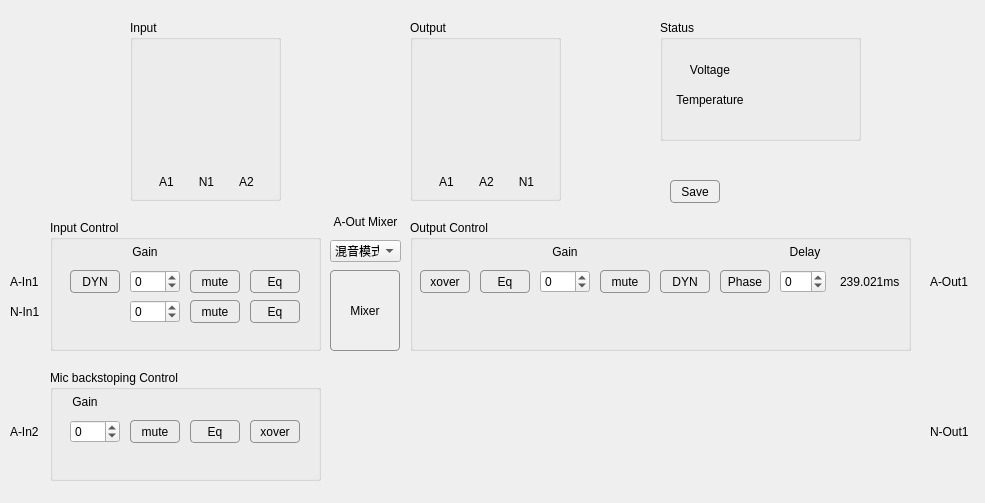
<?xml version="1.0" encoding="UTF-8"?>
<ui version="4.0">
 <class>DevSetting_RT1052_Poe_60W_2_4_Ceiadap</class>
 <widget class="QWidget" name="DevSetting_RT1052_Poe_60W_2_4_Ceiadap">
  <property name="windowModality">
   <enum>Qt::ApplicationModal</enum>
  </property>
  <property name="geometry">
   <rect>
    <x>0</x>
    <y>0</y>
    <width>985</width>
    <height>503</height>
   </rect>
  </property>
  <property name="windowTitle">
   <string>AMP Settings</string>
  </property>
  <property name="styleSheet">
   <string notr="true">QPushButton {
     border: 1px solid #8f8f91;
     border-radius: 4px;
     background-color: qlineargradient(x1: 0, y1: 0, x2: 0, y2: 1,
                                       stop: 0 #f6f7fa, stop: 1 #dadbde);
 }

 QPushButton:pressed {
     background-color: qlineargradient(x1: 0, y1: 0, x2: 0, y2: 1,
                                       stop: 0 #dadbde, stop: 1 #f6f7fa);
 }
QPushButton:checked{
	background-color: rgb(0, 178, 0);
}</string>
  </property>
  <widget class="QComboBox" name="com_mixerMode">
   <property name="geometry">
    <rect>
     <x>330</x>
     <y>240</y>
     <width>71</width>
     <height>22</height>
    </rect>
   </property>
   <item>
    <property name="text">
     <string>混音模式</string>
    </property>
   </item>
   <item>
    <property name="text">
     <string>优先级模式</string>
    </property>
   </item>
  </widget>
  <widget class="QLabel" name="label_11">
   <property name="geometry">
    <rect>
     <x>930</x>
     <y>270</y>
     <width>50</width>
     <height>23</height>
    </rect>
   </property>
   <property name="text">
    <string>A-Out1</string>
   </property>
  </widget>
  <widget class="QLabel" name="label_5">
   <property name="geometry">
    <rect>
     <x>10</x>
     <y>300</y>
     <width>50</width>
     <height>23</height>
    </rect>
   </property>
   <property name="text">
    <string>N-In1</string>
   </property>
  </widget>
  <widget class="QLabel" name="label_14">
   <property name="geometry">
    <rect>
     <x>930</x>
     <y>420</y>
     <width>50</width>
     <height>23</height>
    </rect>
   </property>
   <property name="text">
    <string>N-Out1</string>
   </property>
  </widget>
  <widget class="QGroupBox" name="groupBox_2">
   <property name="geometry">
    <rect>
     <x>410</x>
     <y>220</y>
     <width>501</width>
     <height>131</height>
    </rect>
   </property>
   <property name="title">
    <string>Output Control</string>
   </property>
   <widget class="QLabel" name="label_20">
    <property name="geometry">
     <rect>
      <x>370</x>
      <y>20</y>
      <width>50</width>
      <height>23</height>
     </rect>
    </property>
    <property name="text">
     <string>Delay</string>
    </property>
    <property name="alignment">
     <set>Qt::AlignCenter</set>
    </property>
   </widget>
   <widget class="QSpinBox" name="AIn1_Delay">
    <property name="geometry">
     <rect>
      <x>370</x>
      <y>50</y>
      <width>46</width>
      <height>23</height>
     </rect>
    </property>
    <property name="minimum">
     <number>-60</number>
    </property>
    <property name="maximum">
     <number>12</number>
    </property>
   </widget>
   <widget class="QPushButton" name="AIn1_Phase">
    <property name="geometry">
     <rect>
      <x>310</x>
      <y>50</y>
      <width>50</width>
      <height>23</height>
     </rect>
    </property>
    <property name="focusPolicy">
     <enum>Qt::NoFocus</enum>
    </property>
    <property name="text">
     <string>Phase</string>
    </property>
    <property name="checkable">
     <bool>true</bool>
    </property>
   </widget>
   <widget class="QPushButton" name="AIn1_xover">
    <property name="geometry">
     <rect>
      <x>10</x>
      <y>50</y>
      <width>50</width>
      <height>23</height>
     </rect>
    </property>
    <property name="focusPolicy">
     <enum>Qt::NoFocus</enum>
    </property>
    <property name="text">
     <string>xover</string>
    </property>
   </widget>
   <widget class="QSpinBox" name="AIn1_Gain">
    <property name="geometry">
     <rect>
      <x>130</x>
      <y>50</y>
      <width>50</width>
      <height>23</height>
     </rect>
    </property>
    <property name="minimum">
     <number>-60</number>
    </property>
    <property name="maximum">
     <number>12</number>
    </property>
   </widget>
   <widget class="QPushButton" name="AIn1_Eq">
    <property name="geometry">
     <rect>
      <x>70</x>
      <y>50</y>
      <width>50</width>
      <height>23</height>
     </rect>
    </property>
    <property name="focusPolicy">
     <enum>Qt::NoFocus</enum>
    </property>
    <property name="text">
     <string>Eq</string>
    </property>
   </widget>
   <widget class="QLabel" name="label_16">
    <property name="geometry">
     <rect>
      <x>130</x>
      <y>20</y>
      <width>50</width>
      <height>23</height>
     </rect>
    </property>
    <property name="text">
     <string>Gain</string>
    </property>
    <property name="alignment">
     <set>Qt::AlignCenter</set>
    </property>
   </widget>
   <widget class="QPushButton" name="AIn1_Dyn">
    <property name="geometry">
     <rect>
      <x>250</x>
      <y>50</y>
      <width>50</width>
      <height>23</height>
     </rect>
    </property>
    <property name="focusPolicy">
     <enum>Qt::NoFocus</enum>
    </property>
    <property name="text">
     <string>DYN</string>
    </property>
   </widget>
   <widget class="QPushButton" name="AIn1_Mute">
    <property name="geometry">
     <rect>
      <x>190</x>
      <y>50</y>
      <width>50</width>
      <height>23</height>
     </rect>
    </property>
    <property name="focusPolicy">
     <enum>Qt::NoFocus</enum>
    </property>
    <property name="text">
     <string>mute</string>
    </property>
    <property name="checkable">
     <bool>true</bool>
    </property>
   </widget>
   <widget class="QLabel" name="label_delay_1">
    <property name="geometry">
     <rect>
      <x>430</x>
      <y>50</y>
      <width>61</width>
      <height>23</height>
     </rect>
    </property>
    <property name="text">
     <string>239.021ms</string>
    </property>
   </widget>
  </widget>
  <widget class="QGroupBox" name="groupBox_5">
   <property name="geometry">
    <rect>
     <x>410</x>
     <y>20</y>
     <width>151</width>
     <height>181</height>
    </rect>
   </property>
   <property name="title">
    <string>Output</string>
   </property>
   <widget class="QLabel" name="label_18">
    <property name="geometry">
     <rect>
      <x>60</x>
      <y>150</y>
      <width>33</width>
      <height>23</height>
     </rect>
    </property>
    <property name="lineWidth">
     <number>1</number>
    </property>
    <property name="text">
     <string>A2</string>
    </property>
    <property name="alignment">
     <set>Qt::AlignCenter</set>
    </property>
   </widget>
   <widget class="QLabel" name="label_21">
    <property name="geometry">
     <rect>
      <x>20</x>
      <y>150</y>
      <width>33</width>
      <height>23</height>
     </rect>
    </property>
    <property name="lineWidth">
     <number>1</number>
    </property>
    <property name="text">
     <string>A1</string>
    </property>
    <property name="alignment">
     <set>Qt::AlignCenter</set>
    </property>
   </widget>
   <widget class="VolumeWidget" name="Meter_AL" native="true">
    <property name="geometry">
     <rect>
      <x>20</x>
      <y>20</y>
      <width>33</width>
      <height>121</height>
     </rect>
    </property>
    <property name="MaxValue" stdset="0">
     <number>0</number>
    </property>
    <property name="MinValue" stdset="0">
     <number>-70</number>
    </property>
    <property name="SingleTrack" stdset="0">
     <bool>true</bool>
    </property>
    <property name="ScaleLabel" stdset="0">
     <bool>true</bool>
    </property>
   </widget>
   <widget class="VolumeWidget" name="Meter_AR" native="true">
    <property name="geometry">
     <rect>
      <x>60</x>
      <y>20</y>
      <width>33</width>
      <height>121</height>
     </rect>
    </property>
    <property name="MaxValue" stdset="0">
     <number>0</number>
    </property>
    <property name="MinValue" stdset="0">
     <number>-70</number>
    </property>
    <property name="SingleTrack" stdset="0">
     <bool>true</bool>
    </property>
    <property name="ScaleLabel" stdset="0">
     <bool>true</bool>
    </property>
   </widget>
   <widget class="QLabel" name="label_19">
    <property name="geometry">
     <rect>
      <x>100</x>
      <y>150</y>
      <width>33</width>
      <height>23</height>
     </rect>
    </property>
    <property name="lineWidth">
     <number>1</number>
    </property>
    <property name="text">
     <string>N1</string>
    </property>
    <property name="alignment">
     <set>Qt::AlignCenter</set>
    </property>
   </widget>
   <widget class="VolumeWidget" name="Meter_N_Out" native="true">
    <property name="geometry">
     <rect>
      <x>100</x>
      <y>20</y>
      <width>33</width>
      <height>121</height>
     </rect>
    </property>
    <property name="MaxValue" stdset="0">
     <number>0</number>
    </property>
    <property name="MinValue" stdset="0">
     <number>-70</number>
    </property>
    <property name="SingleTrack" stdset="0">
     <bool>true</bool>
    </property>
    <property name="ScaleLabel" stdset="0">
     <bool>true</bool>
    </property>
   </widget>
  </widget>
  <widget class="QLabel" name="label">
   <property name="geometry">
    <rect>
     <x>10</x>
     <y>270</y>
     <width>50</width>
     <height>23</height>
    </rect>
   </property>
   <property name="text">
    <string>A-In1</string>
   </property>
  </widget>
  <widget class="QGroupBox" name="groupBox_4">
   <property name="geometry">
    <rect>
     <x>130</x>
     <y>20</y>
     <width>151</width>
     <height>181</height>
    </rect>
   </property>
   <property name="title">
    <string>Input</string>
   </property>
   <widget class="QLabel" name="label_12">
    <property name="geometry">
     <rect>
      <x>100</x>
      <y>150</y>
      <width>33</width>
      <height>23</height>
     </rect>
    </property>
    <property name="lineWidth">
     <number>1</number>
    </property>
    <property name="text">
     <string>A2</string>
    </property>
    <property name="alignment">
     <set>Qt::AlignCenter</set>
    </property>
   </widget>
   <widget class="VolumeWidget" name="Meter_A_1" native="true">
    <property name="geometry">
     <rect>
      <x>20</x>
      <y>20</y>
      <width>33</width>
      <height>121</height>
     </rect>
    </property>
    <property name="MaxValue" stdset="0">
     <number>0</number>
    </property>
    <property name="MinValue" stdset="0">
     <number>-70</number>
    </property>
    <property name="SingleTrack" stdset="0">
     <bool>true</bool>
    </property>
    <property name="ScaleLabel" stdset="0">
     <bool>true</bool>
    </property>
   </widget>
   <widget class="QLabel" name="label_10">
    <property name="geometry">
     <rect>
      <x>20</x>
      <y>150</y>
      <width>33</width>
      <height>23</height>
     </rect>
    </property>
    <property name="lineWidth">
     <number>1</number>
    </property>
    <property name="text">
     <string>A1</string>
    </property>
    <property name="alignment">
     <set>Qt::AlignCenter</set>
    </property>
   </widget>
   <widget class="VolumeWidget" name="Meter_A_2" native="true">
    <property name="geometry">
     <rect>
      <x>100</x>
      <y>20</y>
      <width>33</width>
      <height>121</height>
     </rect>
    </property>
    <property name="MaxValue" stdset="0">
     <number>0</number>
    </property>
    <property name="MinValue" stdset="0">
     <number>-70</number>
    </property>
    <property name="SingleTrack" stdset="0">
     <bool>true</bool>
    </property>
    <property name="ScaleLabel" stdset="0">
     <bool>true</bool>
    </property>
   </widget>
   <widget class="QLabel" name="label_17">
    <property name="geometry">
     <rect>
      <x>60</x>
      <y>150</y>
      <width>33</width>
      <height>23</height>
     </rect>
    </property>
    <property name="lineWidth">
     <number>1</number>
    </property>
    <property name="text">
     <string>N1</string>
    </property>
    <property name="alignment">
     <set>Qt::AlignCenter</set>
    </property>
   </widget>
   <widget class="VolumeWidget" name="Meter_N_1" native="true">
    <property name="geometry">
     <rect>
      <x>60</x>
      <y>20</y>
      <width>33</width>
      <height>121</height>
     </rect>
    </property>
    <property name="MaxValue" stdset="0">
     <number>0</number>
    </property>
    <property name="MinValue" stdset="0">
     <number>-70</number>
    </property>
    <property name="SingleTrack" stdset="0">
     <bool>true</bool>
    </property>
    <property name="ScaleLabel" stdset="0">
     <bool>true</bool>
    </property>
   </widget>
  </widget>
  <widget class="QGroupBox" name="groupBox_6">
   <property name="geometry">
    <rect>
     <x>660</x>
     <y>20</y>
     <width>201</width>
     <height>121</height>
    </rect>
   </property>
   <property name="title">
    <string>Status</string>
   </property>
   <widget class="QLabel" name="_Temperature">
    <property name="geometry">
     <rect>
      <x>100</x>
      <y>70</y>
      <width>80</width>
      <height>20</height>
     </rect>
    </property>
    <property name="text">
     <string/>
    </property>
    <property name="alignment">
     <set>Qt::AlignCenter</set>
    </property>
   </widget>
   <widget class="QLabel" name="_24v">
    <property name="geometry">
     <rect>
      <x>100</x>
      <y>40</y>
      <width>80</width>
      <height>20</height>
     </rect>
    </property>
    <property name="text">
     <string/>
    </property>
    <property name="alignment">
     <set>Qt::AlignCenter</set>
    </property>
   </widget>
   <widget class="QLabel" name="label_3">
    <property name="geometry">
     <rect>
      <x>10</x>
      <y>40</y>
      <width>80</width>
      <height>20</height>
     </rect>
    </property>
    <property name="text">
     <string>Voltage</string>
    </property>
    <property name="alignment">
     <set>Qt::AlignCenter</set>
    </property>
   </widget>
   <widget class="QLabel" name="label_4">
    <property name="geometry">
     <rect>
      <x>10</x>
      <y>70</y>
      <width>80</width>
      <height>20</height>
     </rect>
    </property>
    <property name="text">
     <string>Temperature</string>
    </property>
    <property name="alignment">
     <set>Qt::AlignCenter</set>
    </property>
   </widget>
  </widget>
  <widget class="QLabel" name="label_2">
   <property name="geometry">
    <rect>
     <x>10</x>
     <y>420</y>
     <width>50</width>
     <height>23</height>
    </rect>
   </property>
   <property name="text">
    <string>A-In2</string>
   </property>
  </widget>
  <widget class="QPushButton" name="save">
   <property name="geometry">
    <rect>
     <x>670</x>
     <y>180</y>
     <width>50</width>
     <height>23</height>
    </rect>
   </property>
   <property name="focusPolicy">
    <enum>Qt::NoFocus</enum>
   </property>
   <property name="text">
    <string>Save</string>
   </property>
  </widget>
  <widget class="QGroupBox" name="groupBox_3">
   <property name="geometry">
    <rect>
     <x>50</x>
     <y>370</y>
     <width>271</width>
     <height>111</height>
    </rect>
   </property>
   <property name="title">
    <string>Mic backstoping Control</string>
   </property>
   <widget class="QLabel" name="label_15">
    <property name="geometry">
     <rect>
      <x>10</x>
      <y>20</y>
      <width>50</width>
      <height>23</height>
     </rect>
    </property>
    <property name="text">
     <string>Gain</string>
    </property>
    <property name="alignment">
     <set>Qt::AlignCenter</set>
    </property>
   </widget>
   <widget class="QSpinBox" name="AIn2_Channel_Gain">
    <property name="geometry">
     <rect>
      <x>20</x>
      <y>50</y>
      <width>50</width>
      <height>23</height>
     </rect>
    </property>
    <property name="minimum">
     <number>-60</number>
    </property>
    <property name="maximum">
     <number>12</number>
    </property>
   </widget>
   <widget class="QPushButton" name="AIn2_Channel_Mute">
    <property name="geometry">
     <rect>
      <x>80</x>
      <y>50</y>
      <width>50</width>
      <height>23</height>
     </rect>
    </property>
    <property name="focusPolicy">
     <enum>Qt::NoFocus</enum>
    </property>
    <property name="text">
     <string>mute</string>
    </property>
    <property name="checkable">
     <bool>true</bool>
    </property>
   </widget>
   <widget class="QPushButton" name="AIn2_Channel_Eq">
    <property name="geometry">
     <rect>
      <x>140</x>
      <y>50</y>
      <width>50</width>
      <height>23</height>
     </rect>
    </property>
    <property name="focusPolicy">
     <enum>Qt::NoFocus</enum>
    </property>
    <property name="text">
     <string>Eq</string>
    </property>
   </widget>
   <widget class="QPushButton" name="AIn2_xover">
    <property name="geometry">
     <rect>
      <x>200</x>
      <y>50</y>
      <width>50</width>
      <height>23</height>
     </rect>
    </property>
    <property name="focusPolicy">
     <enum>Qt::NoFocus</enum>
    </property>
    <property name="text">
     <string>xover</string>
    </property>
   </widget>
  </widget>
  <widget class="QGroupBox" name="groupBox">
   <property name="geometry">
    <rect>
     <x>50</x>
     <y>220</y>
     <width>271</width>
     <height>131</height>
    </rect>
   </property>
   <property name="title">
    <string>Input Control</string>
   </property>
   <widget class="QLabel" name="label_9">
    <property name="geometry">
     <rect>
      <x>70</x>
      <y>20</y>
      <width>50</width>
      <height>23</height>
     </rect>
    </property>
    <property name="text">
     <string>Gain</string>
    </property>
    <property name="alignment">
     <set>Qt::AlignCenter</set>
    </property>
   </widget>
   <widget class="QSpinBox" name="NIn1_Channel_Gain">
    <property name="geometry">
     <rect>
      <x>80</x>
      <y>80</y>
      <width>50</width>
      <height>23</height>
     </rect>
    </property>
    <property name="minimum">
     <number>-60</number>
    </property>
    <property name="maximum">
     <number>12</number>
    </property>
   </widget>
   <widget class="QPushButton" name="AIn1_Channel_Mute">
    <property name="geometry">
     <rect>
      <x>140</x>
      <y>50</y>
      <width>50</width>
      <height>23</height>
     </rect>
    </property>
    <property name="focusPolicy">
     <enum>Qt::NoFocus</enum>
    </property>
    <property name="text">
     <string>mute</string>
    </property>
    <property name="checkable">
     <bool>true</bool>
    </property>
   </widget>
   <widget class="QPushButton" name="NIn1_Channel_Eq">
    <property name="geometry">
     <rect>
      <x>200</x>
      <y>80</y>
      <width>50</width>
      <height>23</height>
     </rect>
    </property>
    <property name="focusPolicy">
     <enum>Qt::NoFocus</enum>
    </property>
    <property name="text">
     <string>Eq</string>
    </property>
   </widget>
   <widget class="QPushButton" name="NIn1_Channel_Mute">
    <property name="geometry">
     <rect>
      <x>140</x>
      <y>80</y>
      <width>50</width>
      <height>23</height>
     </rect>
    </property>
    <property name="focusPolicy">
     <enum>Qt::NoFocus</enum>
    </property>
    <property name="text">
     <string>mute</string>
    </property>
    <property name="checkable">
     <bool>true</bool>
    </property>
   </widget>
   <widget class="QPushButton" name="AIn1_Channel_Eq">
    <property name="geometry">
     <rect>
      <x>200</x>
      <y>50</y>
      <width>50</width>
      <height>23</height>
     </rect>
    </property>
    <property name="focusPolicy">
     <enum>Qt::NoFocus</enum>
    </property>
    <property name="text">
     <string>Eq</string>
    </property>
   </widget>
   <widget class="QSpinBox" name="AIn1_Channel_Gain">
    <property name="geometry">
     <rect>
      <x>80</x>
      <y>50</y>
      <width>50</width>
      <height>23</height>
     </rect>
    </property>
    <property name="minimum">
     <number>-60</number>
    </property>
    <property name="maximum">
     <number>12</number>
    </property>
   </widget>
   <widget class="QPushButton" name="AIn1_Channel_Dyn">
    <property name="geometry">
     <rect>
      <x>20</x>
      <y>50</y>
      <width>50</width>
      <height>23</height>
     </rect>
    </property>
    <property name="focusPolicy">
     <enum>Qt::NoFocus</enum>
    </property>
    <property name="text">
     <string>DYN</string>
    </property>
   </widget>
  </widget>
  <widget class="QPushButton" name="AOut_Mixter">
   <property name="geometry">
    <rect>
     <x>330</x>
     <y>270</y>
     <width>70</width>
     <height>81</height>
    </rect>
   </property>
   <property name="focusPolicy">
    <enum>Qt::NoFocus</enum>
   </property>
   <property name="text">
    <string>Mixer</string>
   </property>
  </widget>
  <widget class="QLabel" name="label_22">
   <property name="geometry">
    <rect>
     <x>330</x>
     <y>210</y>
     <width>71</width>
     <height>23</height>
    </rect>
   </property>
   <property name="text">
    <string>A-Out Mixer</string>
   </property>
   <property name="alignment">
    <set>Qt::AlignCenter</set>
   </property>
  </widget>
 </widget>
 <customwidgets>
  <customwidget>
   <class>VolumeWidget</class>
   <extends>QWidget</extends>
   <header>customWidget/volumewidget.h</header>
   <container>1</container>
  </customwidget>
 </customwidgets>
 <resources/>
 <connections/>
</ui>
